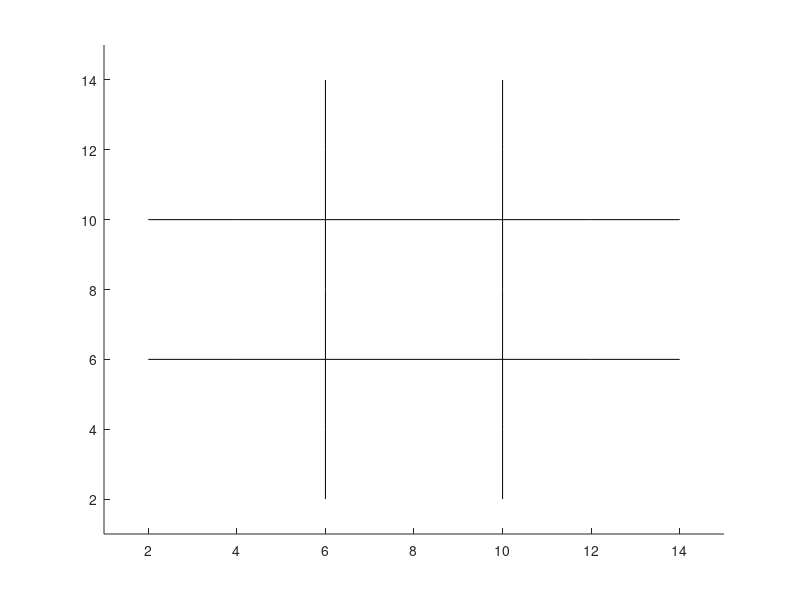

The MATLAB script that drew this image: (Note: this script raises an error after producing the figure.)
%HW#4
%Arjun Ramaswamy & Jason Fiammetta 
%tic tac toe with for loop
clear;clc;clf;
fprintf('Welcome to Tic Tac Toe\nPlease click on the desired block, to make your move\n');
board=zeros(1,9); %Blank board
okay=0;
greet=' ';
win=0;
figure(1);
hold on;
axis([1,15,1,15]);
x=[6,6,6,6,6,6,6]; y=[2,4,6,8,10,12,14];
plot(x,y,'k')
x2=[10,10,10,10,10,10,10]; y2=y;
plot(x2,y2,'k')
x3=y; y3=x;
plot(x3,y3,'k');
x4=y; y4=x2;
plot(x4,y4,'k');
xloc=0; yloc=0;


for turn=1:9
    player=-2*rem(turn,2)+1; %Decide whose turn it is
    %Set up the greeting phrase
    if player==-1
        greet='Player 1';
    elseif player==1
        greet='Player 2';
    end
        
    while ~okay %Don't move forward until it's okay
        fprintf('%s, make your move: \n',greet); %Ask for input
         [m,n]=ginput(1);
        if m>=2&&m<=6&&n>=10&&n<=14
           a=1;
         end
         if m>=2&&m<=6&&n>=6&&n<=10
             a=4;
         end
         if m>=2&&m<=6&&n>=2&&n<=6
             a=7;
         end
         if m>=6&&m<=10&&n>=10&&n<=14
             a=2;
         end
         if m>=6&&m<=10&&n>=6&&n<=10
             a=5;
         end
         if m>=6&&m<=10&&n>=2&&n<=6
             a=8;
         end
         if m>=10&&m<=14&&n>=10&&n<=14
             a=3;
         end
         if m>=10&&m<=14&&n>=6&&n<=10
             a=6;
         end
         if m>=10&&m<=14&&n>=2&&n<=6
             a=9;
         end
         
         if isnumeric(a) && a>=1 && a<10 && floor(a)==a %Checks
             if board(a)==0 %Checks
                 okay=1; %Okay to move forward
                 board(a)=player;
                 if rem(a,3)==1
                     %first column
                     xloc=4;
                 elseif rem(a,3)==2
                     %second column
                     xloc=8;
                 elseif rem(a,3)==0
                     %third column
                     xloc=12;
                 end
                 if a<4
                     %first row
                     yloc=12;
                 elseif a>=4&&a<7
                     %second row
                     yloc=8;
                 elseif a>=7
                     %third row
                     yloc=4;
                 end
                 if player==-1
                     plot(xloc,yloc,'X','Markersize',40,'MarkerEdgeColor','b');
                 end
                 if player==1
                     plot(xloc,yloc,'O','Markersize',40,'MarkerEdgeColor','r');
                 end
             else
                 display('That square is already taken. Try again.'); %Failed checks
             end
         else
             display('Invalid input. Try again.'); %Failed checks
         end
    end
    okay=0; %Reset okay
    %Win check
    %Rows
    if abs(sum(board(1:3)))==3||abs(sum(board(4:6)))==3||abs(sum(board(7:9)))==3
        warndlg(strcat(greet,' wins!'));
        win=1;
        break
    end
    %Columns
    if abs(sum(board(1:3:9)))==3||abs(sum(board(2:3:9)))==3||abs(sum(board(3:3:9)))==3
        warndlg(strcat(greet,' wins!'));
        win=1;
        break
    end
    %Diagonals
    if abs(sum(board(3:2:7)))==3||abs(sum(board(1:4:9)))==3
        warndlg(strcat(greet,' wins!'));
        win=1;
        break
    end 
end
if ~win  %If no one has won by this point, draw
    warndlg('It''s a draw!')
end

